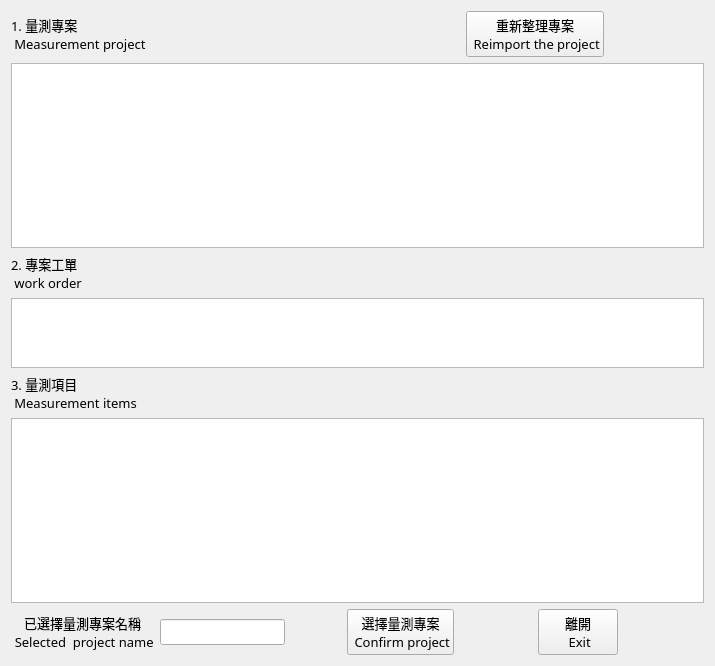
<?xml version="1.0" encoding="UTF-8"?>
<ui version="4.0">
 <class>widget</class>
 <widget class="QWidget" name="widget">
  <property name="geometry">
   <rect>
    <x>0</x>
    <y>0</y>
    <width>711</width>
    <height>666</height>
   </rect>
  </property>
  <property name="windowTitle">
   <string>Form</string>
  </property>
  <layout class="QGridLayout" name="gridLayout_2">
   <item row="0" column="0">
    <layout class="QGridLayout" name="gridLayout">
     <item row="7" column="10" colspan="3">
      <widget class="QPushButton" name="pushButton_close">
       <property name="sizePolicy">
        <sizepolicy hsizetype="Fixed" vsizetype="Fixed">
         <horstretch>0</horstretch>
         <verstretch>0</verstretch>
        </sizepolicy>
       </property>
       <property name="font">
        <font>
         <family>微軟正黑體</family>
         <pointsize>10</pointsize>
        </font>
       </property>
       <property name="text">
        <string>離開 
 Exit</string>
       </property>
      </widget>
     </item>
     <item row="0" column="8" colspan="4">
      <widget class="QPushButton" name="pushButton_rest_project">
       <property name="sizePolicy">
        <sizepolicy hsizetype="Fixed" vsizetype="Fixed">
         <horstretch>0</horstretch>
         <verstretch>0</verstretch>
        </sizepolicy>
       </property>
       <property name="font">
        <font>
         <family>微軟正黑體</family>
         <pointsize>10</pointsize>
        </font>
       </property>
       <property name="text">
        <string>重新整理專案 
 Reimport the project</string>
       </property>
      </widget>
     </item>
     <item row="7" column="6">
      <widget class="QPushButton" name="pushButton_cinfirm_project">
       <property name="font">
        <font>
         <family>微軟正黑體</family>
         <pointsize>10</pointsize>
        </font>
       </property>
       <property name="text">
        <string>選擇量測專案 
 Confirm project</string>
       </property>
      </widget>
     </item>
     <item row="0" column="2" colspan="5">
      <spacer name="horizontalSpacer_3">
       <property name="orientation">
        <enum>Qt::Horizontal</enum>
       </property>
       <property name="sizeType">
        <enum>QSizePolicy::Fixed</enum>
       </property>
       <property name="sizeHint" stdset="0">
        <size>
         <width>40</width>
         <height>20</height>
        </size>
       </property>
      </spacer>
     </item>
     <item row="0" column="12">
      <spacer name="horizontalSpacer">
       <property name="orientation">
        <enum>Qt::Horizontal</enum>
       </property>
       <property name="sizeType">
        <enum>QSizePolicy::Fixed</enum>
       </property>
       <property name="sizeHint" stdset="0">
        <size>
         <width>94</width>
         <height>39</height>
        </size>
       </property>
      </spacer>
     </item>
     <item row="6" column="0" colspan="13">
      <widget class="QTableWidget" name="tableWidget_measureitem"/>
     </item>
     <item row="7" column="8" colspan="2">
      <spacer name="horizontalSpacer_4">
       <property name="orientation">
        <enum>Qt::Horizontal</enum>
       </property>
       <property name="sizeType">
        <enum>QSizePolicy::Fixed</enum>
       </property>
       <property name="sizeHint" stdset="0">
        <size>
         <width>20</width>
         <height>20</height>
        </size>
       </property>
      </spacer>
     </item>
     <item row="1" column="0" colspan="13">
      <widget class="QTableWidget" name="tableWidget_project"/>
     </item>
     <item row="2" column="0" colspan="2">
      <widget class="QLabel" name="label_4">
       <property name="font">
        <font>
         <family>微軟正黑體</family>
         <pointsize>10</pointsize>
        </font>
       </property>
       <property name="text">
        <string>2. 專案工單 
 work order</string>
       </property>
      </widget>
     </item>
     <item row="3" column="0" colspan="13">
      <widget class="QTableWidget" name="tableWidget_work_order">
       <property name="sizePolicy">
        <sizepolicy hsizetype="Expanding" vsizetype="Expanding">
         <horstretch>0</horstretch>
         <verstretch>20</verstretch>
        </sizepolicy>
       </property>
      </widget>
     </item>
     <item row="7" column="0" colspan="2">
      <widget class="QLabel" name="label_3">
       <property name="font">
        <font>
         <family>微軟正黑體</family>
         <pointsize>10</pointsize>
        </font>
       </property>
       <property name="text">
        <string>已選擇量測專案名稱  
 Selected  project name</string>
       </property>
       <property name="alignment">
        <set>Qt::AlignCenter</set>
       </property>
      </widget>
     </item>
     <item row="7" column="2" colspan="3">
      <widget class="QLineEdit" name="lineEdit_now_project_name">
       <property name="sizePolicy">
        <sizepolicy hsizetype="Fixed" vsizetype="Fixed">
         <horstretch>0</horstretch>
         <verstretch>0</verstretch>
        </sizepolicy>
       </property>
       <property name="font">
        <font>
         <family>微軟正黑體</family>
         <pointsize>10</pointsize>
        </font>
       </property>
      </widget>
     </item>
     <item row="7" column="5">
      <spacer name="horizontalSpacer_2">
       <property name="orientation">
        <enum>Qt::Horizontal</enum>
       </property>
       <property name="sizeType">
        <enum>QSizePolicy::Fixed</enum>
       </property>
       <property name="sizeHint" stdset="0">
        <size>
         <width>50</width>
         <height>28</height>
        </size>
       </property>
      </spacer>
     </item>
     <item row="0" column="0" colspan="2">
      <widget class="QLabel" name="label">
       <property name="font">
        <font>
         <family>微軟正黑體</family>
         <pointsize>10</pointsize>
        </font>
       </property>
       <property name="text">
        <string>1. 量測專案 
 Measurement project</string>
       </property>
      </widget>
     </item>
     <item row="0" column="7">
      <spacer name="horizontalSpacer_5">
       <property name="orientation">
        <enum>Qt::Horizontal</enum>
       </property>
       <property name="sizeHint" stdset="0">
        <size>
         <width>40</width>
         <height>20</height>
        </size>
       </property>
      </spacer>
     </item>
     <item row="5" column="0" colspan="4">
      <widget class="QLabel" name="label_2">
       <property name="font">
        <font>
         <family>微軟正黑體</family>
         <pointsize>10</pointsize>
        </font>
       </property>
       <property name="text">
        <string>3. 量測項目 
 Measurement items</string>
       </property>
      </widget>
     </item>
    </layout>
   </item>
  </layout>
 </widget>
 <resources/>
 <connections/>
</ui>
